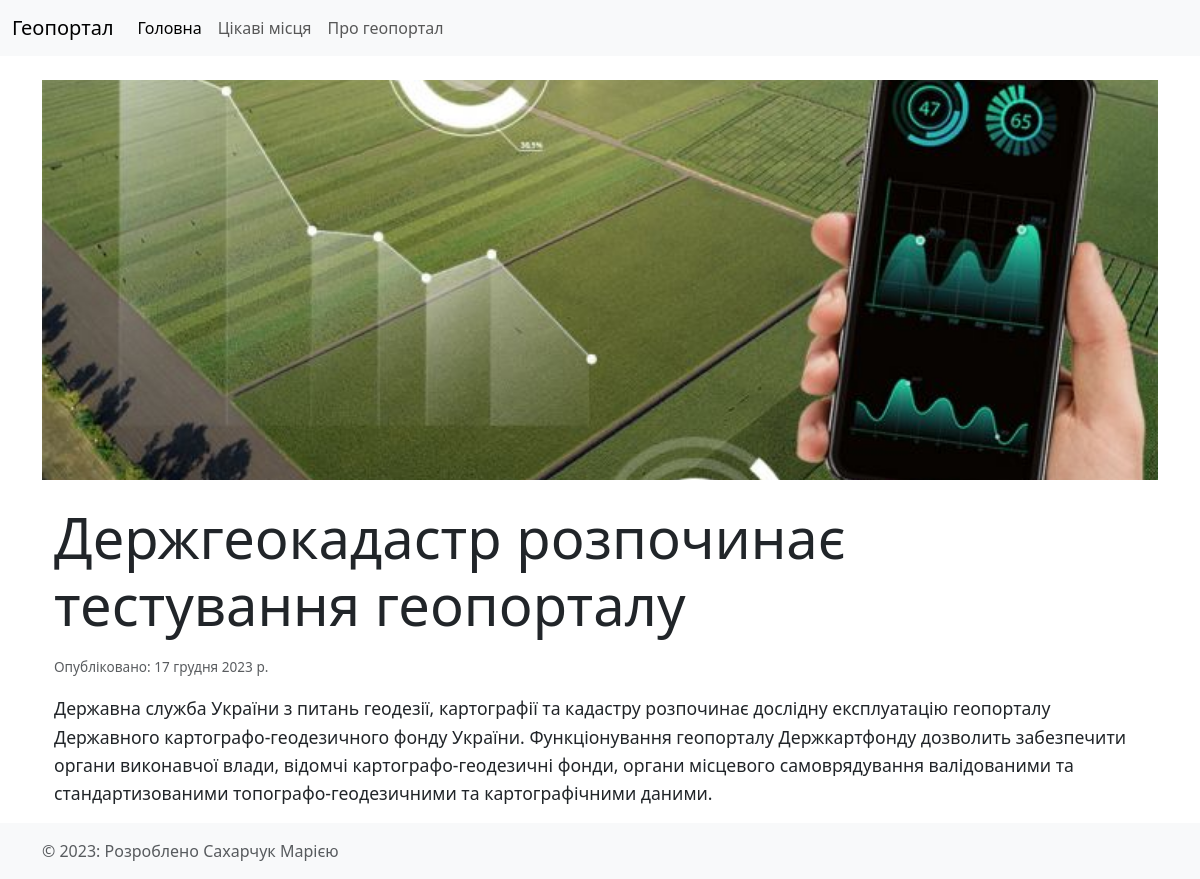
Page /articles/2/ on the committed database.
### geoportal/models.py (models this page shows, shortened)
class Article(models.Model):
    title = models.CharField("Заголовок", max_length=200)
    text = models.TextField("Текст")
    image = models.ImageField("Зображення", upload_to='articles/', blank=True, null=True)
    created_date = models.DateTimeField("Дата створення", default=timezone.now)
    modified_date = models.DateTimeField("Дата редагування", auto_now=True)
    class Meta:
        verbose_name = "публікація"
        verbose_name_plural = "публікації"

### geoportal/views.py (the view)
# urls.py: path('articles/<int:pk>/', ArticleDetailView.as_view(), name='article_detail'),
class ArticleDetailView(DetailView):
    model = Article
    template_name = 'geoportal/article_detail.html'

### geoportal/templates/geoportal/article_detail.html (shortened to what this page needs)
{% extends 'geoportal/base.html' %}
{% block content %}
<div class="article-detail">
    {% if object.image %}
        <div class="hero-image" style="background-image: url('{{ object.image.url }}');">
        </div>
    {% endif %}
    <div class="container mt-4">
        <h1 class="display-4 mb-3">{{ object.title }}</h1>
        <div class="article-metadata mb-3">
            <span class="text-muted">Опубліковано: {{ object.created_date|date:"DATE_FORMAT" }}</span>
        </div>
        <div class="article-content">
            <p class="lead">{{ object.text|linebreaks }}</p>
        </div>
    </div>
</div>
{% endblock %}

### geoportal/templates/geoportal/article_detail.html (style rules this page uses)
.hero-image { background-size: cover; background-position: center; height: 400px; }
.article-metadata span { font-size: 0.85rem; }
.article-content { font-size: 1.1rem; line-height: 1.6; }

### rows in the picture
Article: image (picture), title "Держгеокадастр розпочинає тестування геопорталу", created_date "17 грудня 2023 р.", text "Державна служба України з питань геодезії, картографії та кадастру розпочинає дослідну експлуатацію геопорталу Державного картографо-геодезичного фонду України. Функціонування геопорталу Держкартфонду дозволить забезпечити органи виконавчої влади, відомчі картографо-геодезичні фонди, органи місцевого самоврядування валідованими та стандартизованими топографо-геодезичними та картографічними даними."
